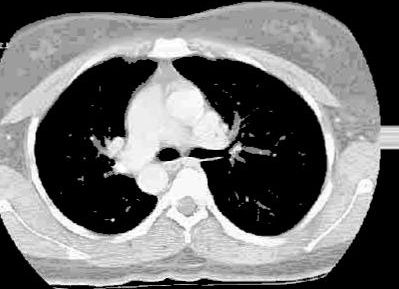
#> input picture augmented_data/no/aug_N_125_0_7484.jpg, 399 x 289 px
$ jupyter execute --allow-errors jupyter_notebook.ipynb   (shell and % lines are left out)
#> lines starting #> are read from the running program, lines starting #| are printed output that depends on the picture; after the words box and inside, x2 and y2 are one past the last pixel; in counts of white or black regions, pixels touching at a corner belong together
<div style='font-size:200%;'>
    <a></a>
    <h1 style='color: green; font-weight: bold; font-family: Cascadia code;'>
        <center>MALIGNANCY DETECTION IN LUNG NODULES USING CNN</center>
    </h1>
</div>

- - -

- - -

Lung cancer, a leading cause of cancer deaths, requires early detection for successful treatment. We propose an automated system using machine learning on CT scans to aid radiologists in identifying suspicious lung nodules accurately. Methodology includes CT image preprocessing to enhance nodule features. Machine learning models like CNNs are trained on annotated CT scans to learn patterns of malignant and benign nodules. Various CNN architectures, including ResNet, DenseNet, and EfficientNet, are assessed to find the most effective model for detection.

- - -

<h1 ><a id='contents'><b>Contents<b></a></h1>

- Importing necessary libraries
- Proposed methodology
- Dataset Unzipping
- Augmentation
- Data Pre-processing
- Splitting the processed images
- Model Building
    - VGG16
- Training
- Accuracy
- References

- - -

<div style='font-size:100%;'>
    <a id='import'></a>
    <h1 style='color: gray; font-weight: bold; font-family: Cascadia code;'>
        <center>Importing the necessary libraries</center>
    </h1>
</div>

[cell 1]
import tensorflow as tf
from tensorflow.keras.preprocessing.image import ImageDataGenerator
from tensorflow.keras.models import Model
from tensorflow.keras.layers import Flatten, Dense, Dropout
from tensorflow.keras.applications.vgg19 import VGG19
from tensorflow.keras.optimizers import Adam
from tensorflow.keras.callbacks import ModelCheckpoint, EarlyStopping, ReduceLROnPlateau
import pandas as pd
import numpy as np
import matplotlib.pyplot as plt
import os, shutil
import cv2
import matplotlib.image as mpimg
import tensorflow as tf
import seaborn as sns
from IPython.display import Image
plt.style.use('ggplot')

<div style='font-size:100%;'>
    <a id='method'></a>
    <h1 style='color: gray; font-weight: bold; font-family: Cascadia code;'>
        <center>Proposed Methodology</center>
    </h1>
</div>

[cell 2]
Image('./method.jpg')

<div style='font-size:100%;'>
    <h1 style='color: gray; font-weight: bold; font-family: Cascadia code;'>
        <center> Dataset Unzipping</center>
    </h1>
</div>

[cell 3]
# # Dataset
import zipfile

#> (the rest of this cell did not finish here and is left out)

[cell 4]
folder = 'lung_cancer_dataset/yes/'
count = 1

#> (the rest of this cell did not finish here and is left out)

[cell 5]
folder = 'lung_cancer_dataset/no/'
count = 1

for filename in os.listdir(folder):
    source = folder + filename
    destination = folder + "N_" +str(count)+".jpg"
    os.rename(source, destination)
    count+=1
#> pass 2 of the loop `for filename in os.listdir(folder):`:
#> pass 3 of the loop `for filename in os.listdir(folder):`:
print("All files are renamed in the no dir.")

#> (a cell that did not finish here is left out)

  <div style='font-size:100%;'>
    <h1 style='color: gray; font-weight: bold; font-family: Cascadia code;'>
        <center>Graph Plot Before <b>Augmentation</b></center>
    </h1>
</div>

#> (a cell that did not finish here is left out)

  <div style='font-size:100%;'>
    <h1 style='color: gray; font-weight: bold; font-family: Cascadia code;'>
        <center>Augmentation</center>
    </h1>
</div>

- Data Augmentation
   - 315(61%), 200(39%)
   - imbalance

[cell 8]
def timing(sec_elapsed):
    h = int(sec_elapsed / (60*60))
    m = int(sec_elapsed % (60*60) / 60)
    s = sec_elapsed % 60
    return f"{h}:{m}:{s}"

[cell 9]
def augmented_data(file_dir, n_generated_samples, save_to_dir):
    data_gen = ImageDataGenerator(rotation_range=10,
                      width_shift_range=0.1,
                      height_shift_range=0.1,
                      shear_range=0.1,
                      brightness_range=(0.3, 1.0),
                      horizontal_flip=True,
                      vertical_flip=True,
                      fill_mode='nearest')
    for filename in os.listdir(file_dir):
        image = cv2.imread(file_dir + '/' + filename)
        image = image.reshape((1,) + image.shape)
        save_prefix = 'aug_' + filename[:-4]
        i=0
        for batch in data_gen.flow(x = image, batch_size = 1, save_to_dir = save_to_dir, save_prefix = save_prefix, save_format = "jpg"):
            i+=1
            if i>n_generated_samples:
                break

[cell 10]
import time
start_time = time.time()

yes_path = 'Lung_cancer_dataset/yes'
no_path = 'Lung_cancer_dataset/no'

augmented_data_path = 'augmented_data/'

augmented_data(file_dir = yes_path, n_generated_samples=6, save_to_dir=augmented_data_path+'yes')
#> (the call stopped at in augmented_data, `data_gen = ImageDataGenerator(rotation_range=10, width_shift_range=0.1..`: tensorflow is not available in this run)
augmented_data(file_dir = no_path, n_generated_samples=9, save_to_dir=augmented_data_path+'no')
#> (the call stopped at in augmented_data, `data_gen = ImageDataGenerator(rotation_range=10, width_shift_range=0.1..`: tensorflow is not available in this run)

end_time = time.time()
execution_time = end_time - start_time
print(timing(execution_time))

[cell 11]
def data_summary(main_path):
    yes_path = "augmented_data/yes/"
    no_path = "augmented_data/no/"

    n_pos = len(os.listdir(yes_path))
    n_neg = len(os.listdir(no_path))

    n = (n_pos + n_neg)

    pos_per = (n_pos*100)/n
    neg_per = (n_neg*100)/n

    print(f"Number of sample: {n}")
    print(f"{n_pos} Number of positive sample in percentage: {pos_per}%")
    print(f"{n_neg} Number of negative sample in percentage: {neg_per}%")

#> (a cell that did not finish here is left out)

  <div style='font-size:100%;'>
    <h1 style='color: gray; font-weight: bold; font-family: Cascadia code;'>
        <center>Graph Plot After Augmentation</center>
    </h1>
</div>

#> (a cell that did not finish here is left out)

  <div style='font-size:100%;'>
    <h1 style='color: gray; font-weight: bold; font-family: Cascadia code;'>
        <center>Data Pre-processing</b></center>
    </h1>
</div>

- Convert BGR TO GRAY
- GaussianBlur
- Threshold
- Erode
- Dilate
- Find Contours

[cell 14]
import imutils
def crop_ct_scan(image, plot=False):
    gray = cv2.cvtColor(image, cv2.COLOR_BGR2GRAY)
    gray = cv2.GaussianBlur(gray, (5,5), 0)

    thres = cv2.threshold(gray, 45, 255, cv2.THRESH_BINARY)[1]
    thres =cv2.erode(thres, None, iterations = 2)
    thres = cv2.dilate(thres, None, iterations = 2)

    cnts = cv2.findContours(thres.copy(), cv2.RETR_EXTERNAL, cv2.CHAIN_APPROX_SIMPLE)
    cnts = imutils.grab_contours(cnts)
    c = max(cnts, key = cv2.contourArea)

    extLeft = tuple(c[c[:,:,0].argmin()][0])
    extRight = tuple(c[c[:,:,0].argmax()][0])
    extTop = tuple(c[c[:,:,1].argmin()][0])
    extBot = tuple(c[c[:,:,1].argmax()][0])

    new_image = image[extTop[1]:extBot[1], extLeft[0]:extRight[0]]

    if plot:
        plt.figure()
        plt.subplot(1, 2, 1)
        plt.imshow(image)

        plt.tick_params(axis='both', which='both',
                        top=False, bottom=False, left=False, right=False,
                        labelbottom=False, labeltop=False, labelleft=False, labelright=False)

        plt.title('Original Image')

        plt.subplot(1, 2, 2)
        plt.imshow(new_image)

        plt.tick_params(axis='both', which='both',
                        top=False, bottom=False, left=False, right=False,
                        labelbottom=False, labeltop=False, labelleft=False, labelright=False)

        plt.title('Cropped Image')
        plt.show()
    return new_image

[cell 15]
img = cv2.imread('augmented_data/yes/aug_Y_1_0_479.jpg')
#> (the rest of this cell did not finish here and is left out)

[cell 16]
img = cv2.imread('augmented_data/no/aug_N_1_0_3269.jpg')
#> (the rest of this cell did not finish here and is left out)


[cell 17]
folder1 = 'augmented_data/no/'
folder2 = 'augmented_data/yes/'

for filename in os.listdir(folder1):
    img = cv2.imread(folder1 + filename)
#> img is the input picture: shape (289, 399, 3); min 0, max 255, mean 113.4
    img = crop_ct_scan(img, False)
#> call 3 of crop_ct_scan, with plot = False
#> in crop_ct_scan (call 3), `gray = cv2.GaussianBlur(gray, (5,5), 0)`:
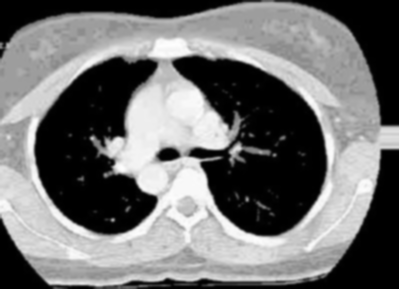
#> gray: shape (289, 399); min 0, max 254, mean 113.4
#> in crop_ct_scan (call 3), `thres = cv2.threshold(gray, 45, 255, cv2.THRESH_BINARY)[1]`:
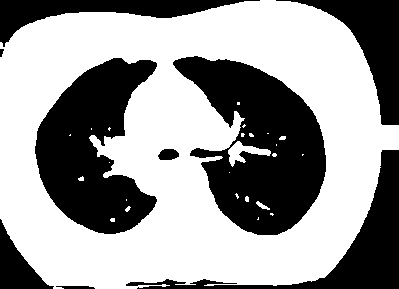
#> thres: shape (289, 399); 60.4% white; 9 black regions, largest, box (x1, y1, x2, y2) and area: (173, 56, 326, 235) 15614, (35, 58, 157, 234) 12850, (126, 150, 399, 289) 6543
#> in crop_ct_scan (call 3), `thres =cv2.erode(thres, None, iterations = 2)`:
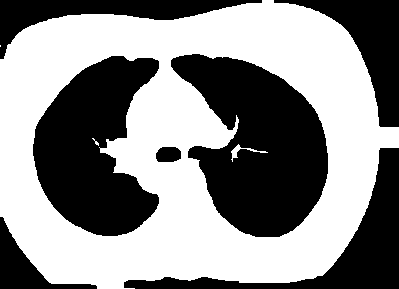
#> thres: shape (289, 399); 54.7% white; 7 black regions, largest, box (x1, y1, x2, y2) and area: (171, 54, 328, 237) 17851, (33, 56, 159, 236) 14547, (124, 148, 399, 289) 7566
#> in crop_ct_scan (call 3), `thres = cv2.dilate(thres, None, iterations = 2)`:
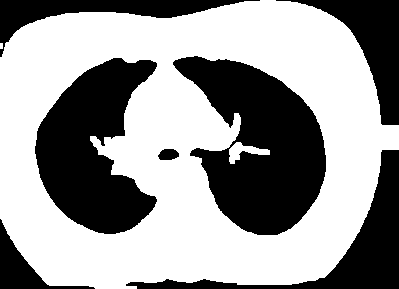
#> thres: shape (289, 399); 59.9% white; 7 black regions
#> in crop_ct_scan (call 3), `cnts = cv2.findContours(thres.copy(), cv2.RETR_EXTERNAL, cv2.CHAIN_APP..`: cnts = 2 contours, 1 with area under 20; largest, box (x1, y1, x2, y2) and area: (0, 0, 399, 289) 97582
#> in crop_ct_scan (call 3), `c = max(cnts, key = cv2.contourArea)`: c = contour of 352 points, box (x1, y1, x2, y2) (0, 0, 399, 289), area 97582
#> in crop_ct_scan (call 3), `extLeft = tuple(c[c[:,:,0].argmin()][0])`: extLeft = (0, 57)
#> in crop_ct_scan (call 3), `extRight = tuple(c[c[:,:,0].argmax()][0])`: extRight = (398, 149)
#> in crop_ct_scan (call 3), `extTop = tuple(c[c[:,:,1].argmin()][0])`: extTop = (260, 0)
#> in crop_ct_scan (call 3), `extBot = tuple(c[c[:,:,1].argmax()][0])`: extBot = (95, 288)
#> in crop_ct_scan (call 3), `new_image = image[extTop[1]:extBot[1], extLeft[0]:extRight[0]]`:
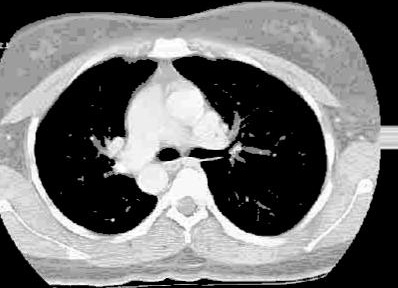
#> new_image: shape (288, 398, 3); min 0, max 255, mean 114
    cv2.imwrite(folder1 + filename, img)
#> pass 2 of the loop `for filename in os.listdir(folder1):`:
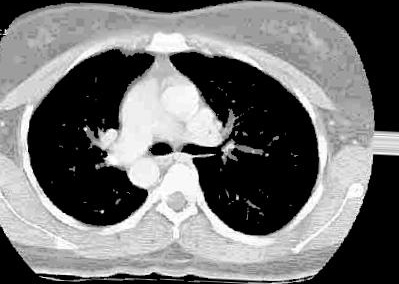
#> input picture augmented_data/no/aug_N_126_0_3869.jpg, 399 x 284 px
#> img is the input picture: shape (284, 399, 3); min 0, max 255, mean 114
#> in crop_ct_scan (call 4), `thres = cv2.dilate(thres, None, iterations = 2)`:
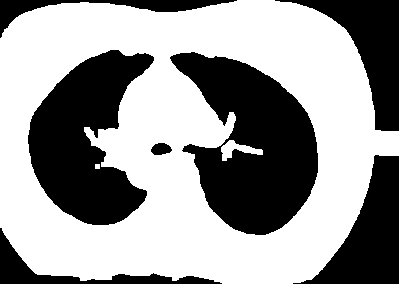
#> thres: shape (284, 399); 60.1% white; 7 black regions
#> cnts = 1 contour; box (x1, y1, x2, y2) and area: (0, 0, 399, 284) 96626
#> c = contour of 351 points, box (x1, y1, x2, y2) (0, 0, 399, 284), area 96626
#> extLeft = (0, 38)
#> extRight = (398, 155)
#> extTop = (237, 0)
#> extBot = (222, 283)
#> in crop_ct_scan (call 4), `new_image = image[extTop[1]:extBot[1], extLeft[0]:extRight[0]]`:
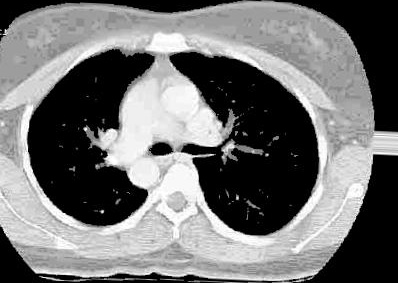
#> new_image: shape (283, 398, 3); min 0, max 255, mean 114.5
#> pass 3 of the loop `for filename in os.listdir(folder1):`:
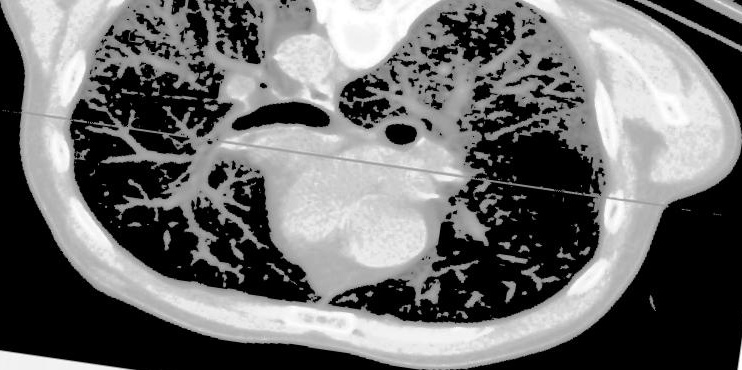
#> input picture augmented_data/no/aug_N_138_0_2658.jpg, 742 x 370 px
#> img is the input picture: shape (370, 742, 3); min 0, max 255, mean 108.9
#> in crop_ct_scan (call 5), `thres = cv2.dilate(thres, None, iterations = 2)`:
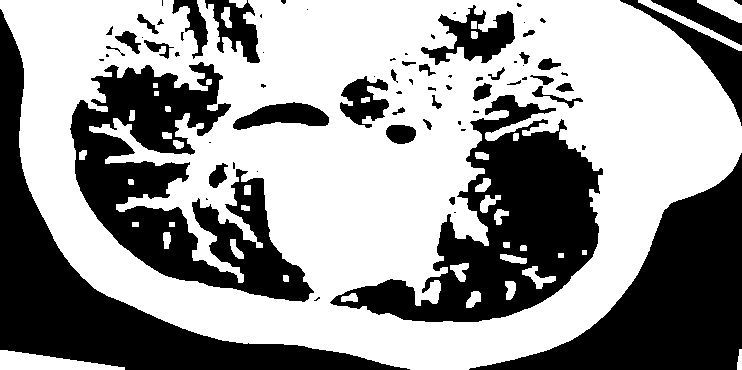
#> thres: shape (370, 742); 59.2% white; 75 black regions (36 under 20 px)
#> cnts = 7 contours; box (x1, y1, x2, y2) and area: (0, 0, 742, 370) 215642, (0, 350, 125, 370) 1316, (638, 0, 742, 51) 628, (697, 0, 742, 23) 526, (221, 7, 232, 28) 120, (229, 0, 247, 8) 72, (737, 349, 742, 370) 61
#> c = contour of 799 points, box (x1, y1, x2, y2) (0, 0, 742, 370), area 215642
#> extLeft = (0, 0)
#> extRight = (741, 152)
#> extTop = (0, 0)
#> extBot = (410, 369)
#> in crop_ct_scan (call 5), `new_image = image[extTop[1]:extBot[1], extLeft[0]:extRight[0]]`:
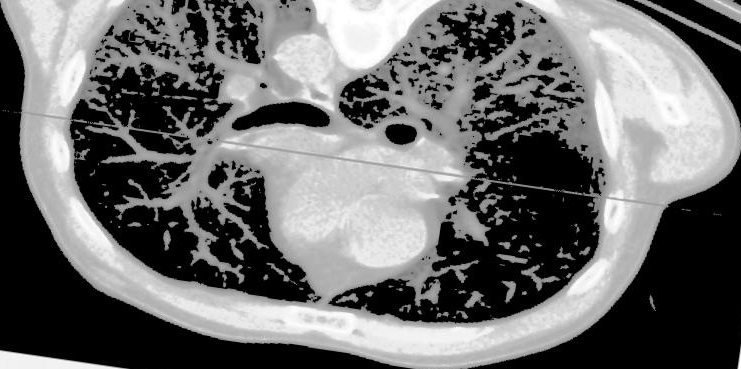
#> new_image: shape (369, 741, 3); min 0, max 255, mean 109.2
#> (the rest of this cell did not finish here and is left out)
